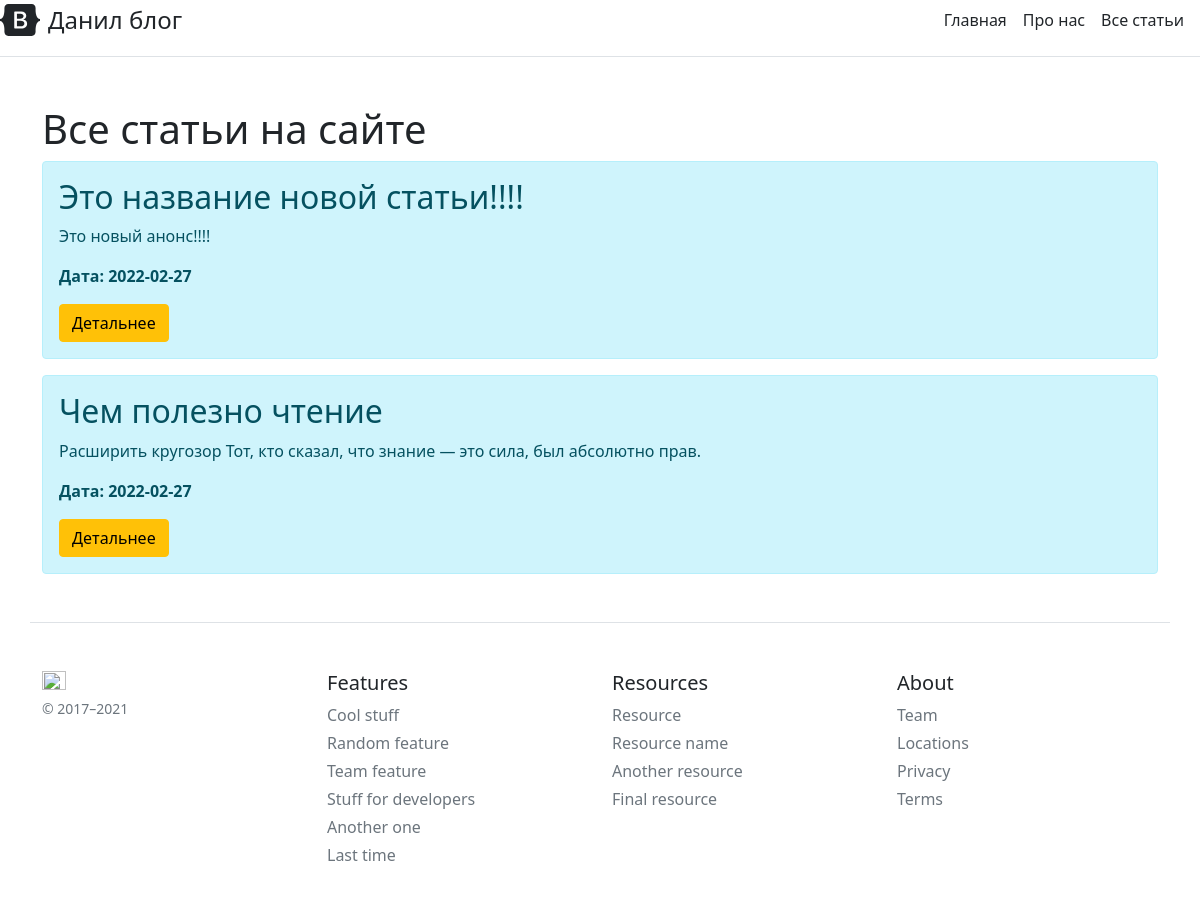
Page /posts on the earlier database version.
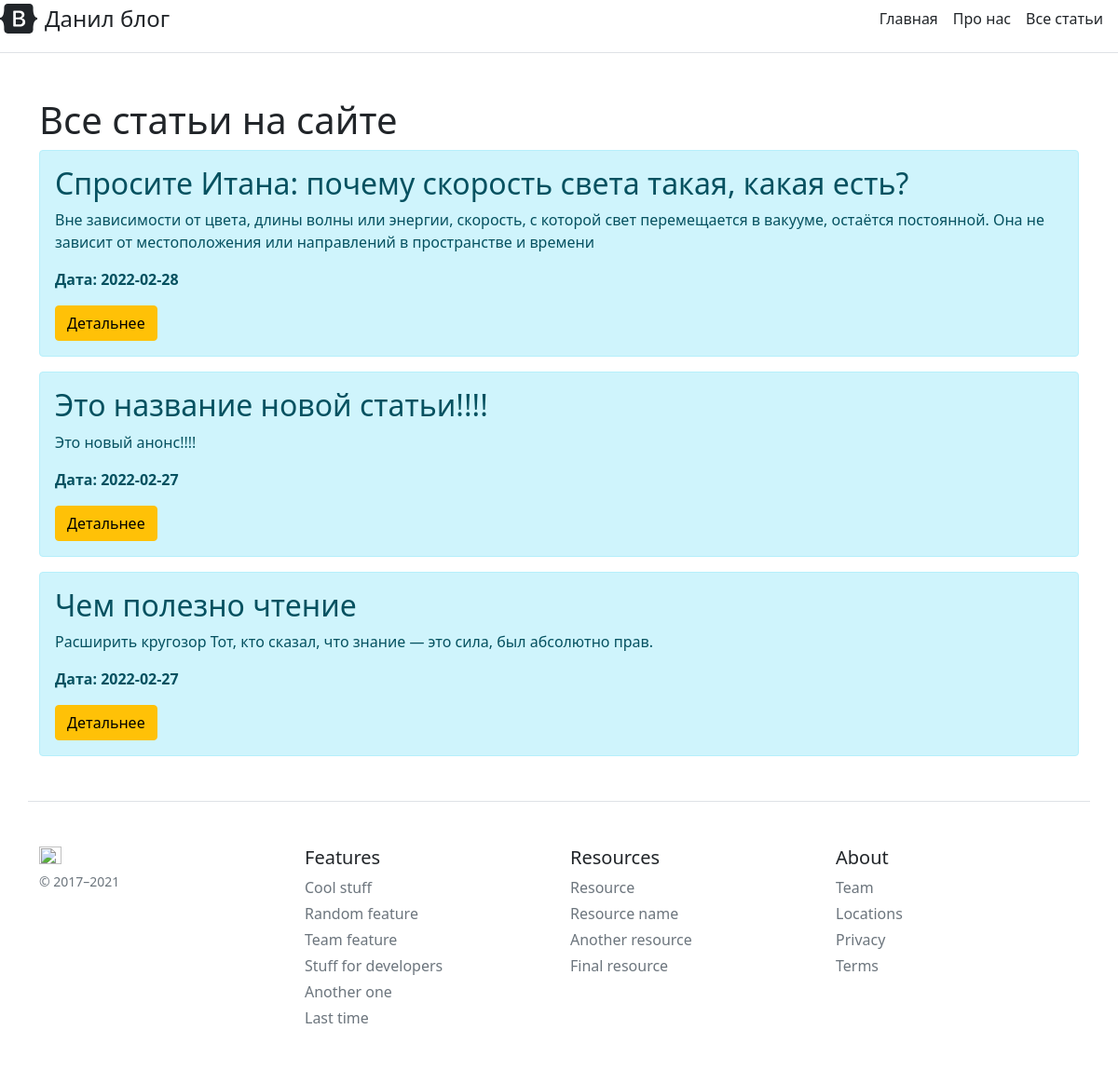
Same page on the later database version.
### app.py (models this page shows, shortened)
class Article(db.Model):
    id = db.Column(db.Integer, primary_key=True)  # Уникальный идентификатор
    title = db.Column(db.String(100), nullable=False)  # Заголовок статьи
    intro = db.Column(db.String(300), nullable=False)  # Вступительный текст
    text = db.Column(db.Text, nullable=False)  # Полный текст статьи
    date = db.Column(db.DateTime, default=datetime.utcnow)  # Время статьи

### app.py (the view)
@app.route('/posts')
def posts():
    articles = Article.query.order_by(Article.date.desc()).all()
    return render_template('posts.html', articles=articles)

### templates/posts.html (shortened to what this page needs)
{% extends 'base.html' %}
{% block body %}
<div class="container mt-5">
    <h1>Все статьи на сайте</h1>
    {% if articles|length > 0 %}
        {% for el in articles %}
        <div class="alert alert-info">
            <h2>{{ el.title }}</h2>
            <p>{{ el.intro }}</p>
            <p><b>Дата: {{ el.date.date() }}</b></p>
            <a href="/posts/{{ el.id }}" class="btn btn-warning">Детальнее</a>
        </div>
        {% endfor %}
    {% else %}
    <p>У нас еще нет статей на сайте!</p>
    {% endif %}
</div>
{% endblock %}

### templates/base.html (shortened to what this page needs)
<!doctype html>
<html lang="ru">
<head>
    <link rel="stylesheet" href="https://cdn.jsdelivr.net/npm/bootstrap@5.1.3/dist/css/bootstrap.min.css"
</head>
<body>
<div class="d-flex flex-column flex-md-row align-items-center pb-3 mb-4 border-bottom">
      <a href="/" class="d-flex align-items-center text-dark text-decoration-none">
        <span class="fs-4">Данил блог</span>
      </a>
      <nav class="d-inline-flex mt-2 mt-md-0 ms-md-auto">
        <a class="me-3 py-2 text-dark text-decoration-none" href="/">Главная</a>
        <a class="me-3 py-2 text-dark text-decoration-none" href="/about">Про нас</a>
        <a class="me-3 py-2 text-dark text-decoration-none" href="/posts">Все статьи</a>
      </nav>
    </div>
    {% block body %}{% endblock %}
<footer class="container pt-4 my-md-5 pt-md-5 border-top">
    <div class="row">
      <div class="col-12 col-md">
        <img class="mb-2" src="/docs/5.1/assets/brand/bootstrap-logo.svg" alt="" width="24" height="19">
        <small class="d-block mb-3 text-muted">© 2017–2021</small>
      </div>
      <div class="col-6 col-md">
        <h5>Features</h5>
        <ul class="list-unstyled text-small">
          <li class="mb-1"><a class="link-secondary text-decoration-none" href="#">Cool stuff</a></li>
          <li class="mb-1"><a class="link-secondary text-decoration-none" href="#">Random feature</a></li>
          <li class="mb-1"><a class="link-secondary text-decoration-none" href="#">Team feature</a></li>
          <li class="mb-1"><a class="link-secondary text-decoration-none" href="#">Stuff for developers</a></li>
          <li class="mb-1"><a class="link-secondary text-decoration-none" href="#">Another one</a></li>
          <li class="mb-1"><a class="link-secondary text-decoration-none" href="#">Last time</a></li>
        </ul>
      </div>
      <div class="col-6 col-md">
        <h5>Resources</h5>
        <ul class="list-unstyled text-small">
          <li class="mb-1"><a class="link-secondary text-decoration-none" href="#">Resource</a></li>
          <li class="mb-1"><a class="link-secondary text-decoration-none" href="#">Resource name</a></li>
          <li class="mb-1"><a class="link-secondary text-decoration-none" href="#">Another resource</a></li>
          <li class="mb-1"><a class="link-secondary text-decoration-none" href="#">Final resource</a></li>
        </ul>
      </div>
      <div class="col-6 col-md">
        <h5>About</h5>
        <ul class="list-unstyled text-small">
          <li class="mb-1"><a class="link-secondary text-decoration-none" href="#">Team</a></li>
          <li class="mb-1"><a class="link-secondary text-decoration-none" href="#">Locations</a></li>
          <li class="mb-1"><a class="link-secondary text-decoration-none" href="#">Privacy</a></li>
          <li class="mb-1"><a class="link-secondary text-decoration-none" href="#">Terms</a></li>
        </ul>
      </div>
    </div>
  </footer>
</body>
</html>

Differences in the rows shown:
added Article: title "Спросите Итана: почему скорость света такая, какая есть?", intro "Вне зависимости от цвета, длины волны или энергии, скорость, с которой свет перемещается в вакууме, остаётся постоянной. Она не зависит от местоположения или направлений в пространстве и времени", date "2022-02-28"
